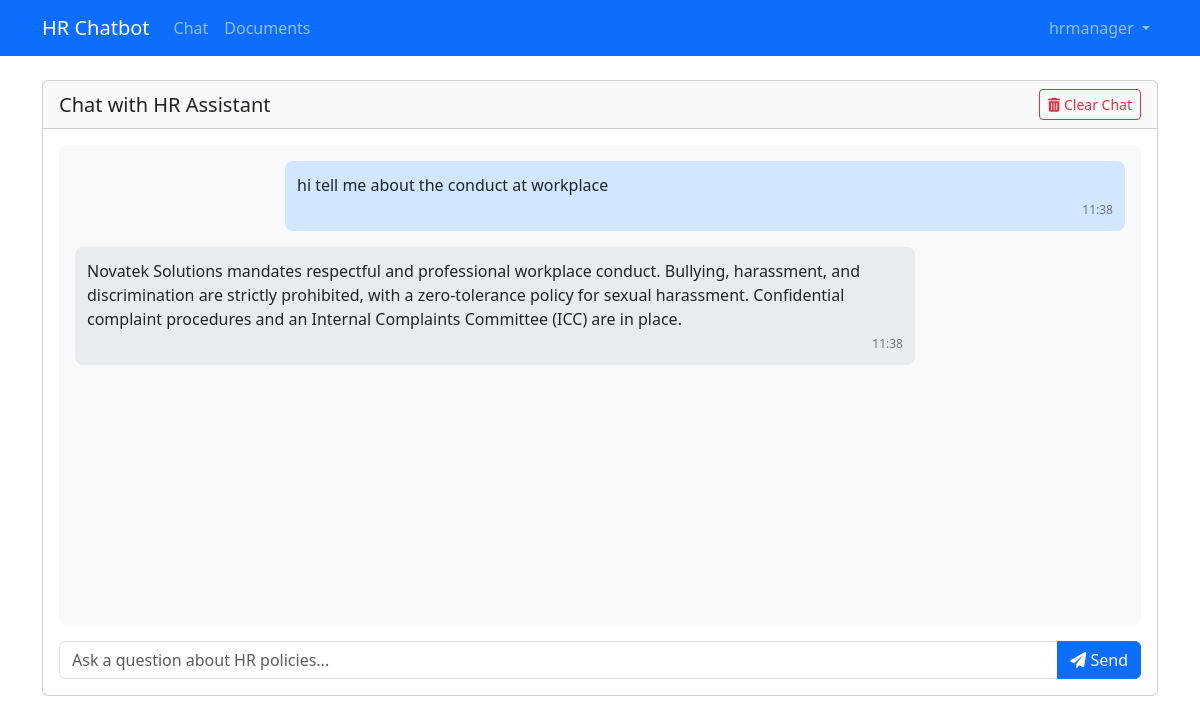
The app's page / (signed in) with its own data.
### chatbot/models.py (models this page shows, shortened)
class ChatMessage(models.Model):
    MESSAGE_TYPES = (
        ('user', 'User'),
        ('bot', 'Bot'),
    )
    session = models.ForeignKey(ChatSession, on_delete=models.CASCADE, related_name='messages')
    message_type = models.CharField(max_length=4, choices=MESSAGE_TYPES)
    content = models.TextField()
    timestamp = models.DateTimeField(auto_now_add=True)

### chatbot/views.py (the view)
# urls.py: path('', views.home, name='home'),
@login_required
def home(request):
    chat_session, created = ChatSession.objects.get_or_create(
        user=request.user,
        defaults={'user': request.user}
    )
    chat_history = ChatMessage.objects.filter(session=chat_session).order_by('timestamp')
    chat_form = ChatForm()
    return render(request, 'chatbot/home.html', {
        'chat_session': chat_session,
        'chat_history': chat_history,
        'chat_form': chat_form,
    })

### chatbot/forms.py
class ChatForm(forms.ModelForm):
    class Meta:
        model = ChatMessage
        fields = ['content']
        labels = {'content': ''}
        widgets = {
            'content': forms.TextInput(attrs={
                'class': 'form-control',
                'placeholder': 'Ask a question about HR policies...',
                'autofocus': True
            })
        }

### templates/chatbot/home.html (shortened to what this page needs)
{% extends 'base.html' %}
{% block content %}
<div class="row">
    <div class="col-md-12">
        <div class="card">
            <div class="card-header d-flex justify-content-between align-items-center">
                <h5 class="mb-0">Chat with HR Assistant</h5>
                <form method="post" action="{% url 'clear_chat' %}" class="d-inline">
                    <button type="submit" class="btn btn-sm btn-outline-danger">
                        <i class="fas fa-trash-alt"></i> Clear Chat
                    </button>
                </form>
            </div>
            <div class="card-body">
                <div class="chat-container" id="chatContainer">
                    {% if chat_history %}
                        {% for message in chat_history %}
                            <div class="message {% if message.message_type == 'user' %}user-message{% else %}bot-message{% endif %}">
                                {{ message.content }}
                                <div class="message-time">{{ message.timestamp|time:"H:i" }}</div>
                            </div>
                        {% endfor %}
                    {% else %}
                        <div class="text-center text-muted my-5">
                            <i class="fas fa-comments fa-3x mb-3"></i>
                            <p>Ask me anything about HR policies!</p>
                        </div>
                    {% endif %}
                </div>
                <form id="chatForm" method="post" action="{% url 'chat' %}" class="mt-3">
                    <div class="input-group">
                        {{ chat_form.content }}
                        <button type="submit" class="btn btn-primary">
                            <i class="fas fa-paper-plane"></i> Send
                        </button>
                    </div>
                </form>
            </div>
        </div>
    </div>
</div>
{% endblock %}

### templates/base.html (shortened to what this page needs)
<!DOCTYPE html>
<html lang="en">
<head>
    <link href="https://cdn.jsdelivr.net/npm/bootstrap@5.3.0/dist/css/bootstrap.min.css" rel="stylesheet">
    <link rel="stylesheet" href="https://cdnjs.cloudflare.com/ajax/libs/font-awesome/6.0.0/css/all.min.css">
</head>
<body>
    <nav class="navbar navbar-expand-lg navbar-dark bg-primary">
        <div class="container">
            <a class="navbar-brand" href="{% url 'home' %}">HR Chatbot</a>
            <div class="collapse navbar-collapse" id="navbarNav">
                <ul class="navbar-nav me-auto">
                    <li class="nav-item">
                        <a class="nav-link" href="{% url 'home' %}">Chat</a>
                    </li>
                    {% if user.is_staff or user.is_superuser %}
                    <li class="nav-item">
                        <a class="nav-link" href="{% url 'document_list' %}">Documents</a>
                    </li>
                    {% endif %}
                </ul>
                <ul class="navbar-nav">
                    {% if user.is_authenticated %}
                    <li class="nav-item dropdown">
                        <a class="nav-link dropdown-toggle" href="#" id="userDropdown" role="button" data-bs-toggle="dropdown">
                            {{ user.username }}
                        </a>
                    </li>
                    {% else %}
                    <li class="nav-item">
                        <a class="nav-link" href="{% url 'login' %}">Login</a>
                    </li>
                    {% endif %}
                </ul>
            </div>
        </div>
    </nav>
    <div class="container my-4 content">
        {% block content %}{% endblock %}
    </div>
</body>
</html>

### templates/base.html (style rules this page uses)
body { min-height: 100vh; display: flex; flex-direction: column; }
.content { flex: 1; }
.chat-container { height: 60vh; overflow-y: auto; padding: 1rem; background-color: #f8f9fa; border-radius: 0.5rem; }
.message { margin-bottom: 1rem; padding: 0.75rem; border-radius: 0.5rem; max-width: 80%; }
.user-message { background-color: #d1e7ff; margin-left: auto; }
.bot-message { background-color: #e9ecef; }
.message-time { font-size: 0.75rem; color: #6c757d; text-align: right; margin-top: 0.25rem; }

### records on screen
ChatMessage: content "hi tell me about the conduct at workplace", timestamp "11:38"
ChatMessage: content "Novatek Solutions mandates respectful and professional workplace conduct. Bullying, harassment, and discrimination are strictly prohibited, with a zero-tolerance policy for sexual harassment. Confidential complaint procedures and an Internal Complaints Committee (ICC) are in place.", timestamp "11:38"

### other values on screen
{{ user.username }} "hrmanager"
